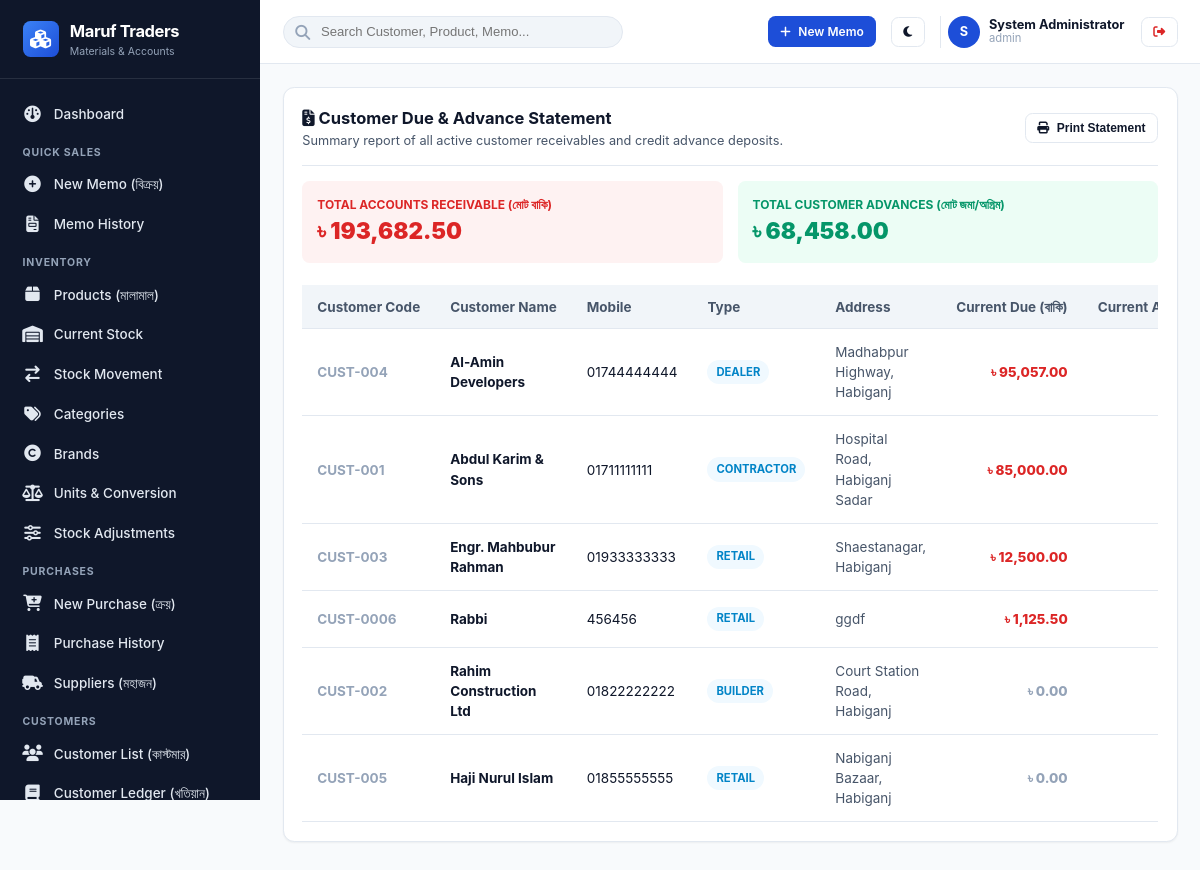
The app's page /modules/reports/customer-due-report.php (signed in) with its own data.
### tables this page shows
CREATE TABLE `shops` (
  `id` int(10) unsigned NOT NULL AUTO_INCREMENT,
  `shop_code` varchar(30) NOT NULL,
  `name` varchar(150) NOT NULL,
  `proprietor` varchar(100) DEFAULT NULL,
  `address` text NOT NULL,
  `phone` varchar(30) NOT NULL,
  `alt_phone` varchar(30) DEFAULT NULL,
  `email` varchar(100) DEFAULT NULL,
  `website` varchar(150) DEFAULT NULL,
  `invoice_prefix` varchar(10) NOT NULL DEFAULT 'MT',
  `currency_symbol` varchar(10) NOT NULL DEFAULT '৳',
  `currency_code` varchar(10) NOT NULL DEFAULT 'BDT',
  `currency_position` enum('before','after') NOT NULL DEFAULT 'before',
  `date_format` varchar(20) NOT NULL DEFAULT 'd-m-Y',
  `invoice_footer_shop` text DEFAULT NULL,
  `invoice_footer_customer` text DEFAULT NULL,
  `logo_url` varchar(255) DEFAULT NULL,
  `is_active` tinyint(1) NOT NULL DEFAULT 1,
  `created_at` timestamp NOT NULL DEFAULT current_timestamp(),
  `updated_at` timestamp NOT NULL DEFAULT current_timestamp() ON UPDATE current_timestamp(),
  PRIMARY KEY (`id`),
  UNIQUE KEY `shop_code` (`shop_code`)
);

CREATE TABLE `users` (
  `id` int(10) unsigned NOT NULL AUTO_INCREMENT,
  `shop_id` int(10) unsigned NOT NULL,
  `username` varchar(50) NOT NULL,
  `email` varchar(100) DEFAULT NULL,
  `password_hash` varchar(255) NOT NULL,
  `full_name` varchar(100) NOT NULL,
  `phone` varchar(30) DEFAULT NULL,
  `status` enum('active','inactive','suspended') NOT NULL DEFAULT 'active',
  `theme_preference` enum('light','dark','system') NOT NULL DEFAULT 'system',
  `last_login_at` datetime DEFAULT NULL,
  `last_login_ip` varchar(45) DEFAULT NULL,
  `created_at` timestamp NOT NULL DEFAULT current_timestamp(),
  `updated_at` timestamp NOT NULL DEFAULT current_timestamp() ON UPDATE current_timestamp(),
  PRIMARY KEY (`id`),
  UNIQUE KEY `username` (`username`),
  KEY `fk_users_shop` (`shop_id`),
  CONSTRAINT `fk_users_shop` FOREIGN KEY (`shop_id`) REFERENCES `shops` (`id`) ON DELETE CASCADE
);

CREATE TABLE `customers` (
  `id` int(10) unsigned NOT NULL AUTO_INCREMENT,
  `shop_id` int(10) unsigned NOT NULL,
  `customer_code` varchar(50) NOT NULL,
  `name` varchar(150) NOT NULL,
  `mobile` varchar(30) NOT NULL,
  `alt_mobile` varchar(30) DEFAULT NULL,
  `address` text DEFAULT NULL,
  `customer_type` enum('retail','contractor','dealer','builder','other') NOT NULL DEFAULT 'retail',
  `credit_limit` decimal(15,2) NOT NULL DEFAULT 0.00,
  `opening_due` decimal(15,2) NOT NULL DEFAULT 0.00,
  `opening_advance` decimal(15,2) NOT NULL DEFAULT 0.00,
  `current_due` decimal(15,2) NOT NULL DEFAULT 0.00,
  `current_advance` decimal(15,2) NOT NULL DEFAULT 0.00,
  `status` enum('active','inactive','blocked') NOT NULL DEFAULT 'active',
  `notes` text DEFAULT NULL,
  `created_at` timestamp NOT NULL DEFAULT current_timestamp(),
  `updated_at` timestamp NOT NULL DEFAULT current_timestamp() ON UPDATE current_timestamp(),
  PRIMARY KEY (`id`),
  UNIQUE KEY `uk_shop_cust_code` (`shop_id`,`customer_code`),
  KEY `idx_customer_search` (`shop_id`,`mobile`,`name`),
  CONSTRAINT `fk_customers_shop` FOREIGN KEY (`shop_id`) REFERENCES `shops` (`id`) ON DELETE CASCADE
);

### modules/reports/customer-due-report.php (the view, shortened to what the rows shown need)
<?php
$shopId = Auth::shopId();
$pdo = DB::pdo();
$customers = $pdo->query("SELECT * FROM customers WHERE shop_id = {$shopId} AND (current_due > 0 OR current_advance > 0) ORDER BY current_due DESC")->fetchAll();
$totalDue = array_sum(array_column($customers, 'current_due'));
$totalAdvance = array_sum(array_column($customers, 'current_advance'));
require_once INCLUDES_PATH . '/templates/header.php';
require_once INCLUDES_PATH . '/templates/sidebar.php';
require_once INCLUDES_PATH . '/templates/navbar.php';
?>
<div class="card">
  <div class="card-header" style="flex-wrap:wrap;gap:1rem;">
    <div>
      <h1 class="card-title"><i class="fa fa-file-invoice-dollar"></i> Customer Due & Advance Statement</h1>
    </div>
  </div>
  <div style="display:grid;grid-template-columns:1fr 1fr;gap:1rem;margin-bottom:1.5rem;">
    <div style="background:var(--danger-light);color:var(--danger);padding:1rem;border-radius:var(--radius);">
      <div style="font-size:0.8rem;font-weight:700;">TOTAL ACCOUNTS RECEIVABLE (মোট বাকি)</div>
      <div style="font-size:1.5rem;font-weight:900;"><?= formatMoney($totalDue) ?></div>
    </div>
    <div style="background:var(--success-light);color:var(--success);padding:1rem;border-radius:var(--radius);">
      <div style="font-size:0.8rem;font-weight:700;">TOTAL CUSTOMER ADVANCES (মোট জমা/অগ্রিম)</div>
      <div style="font-size:1.5rem;font-weight:900;"><?= formatMoney($totalAdvance) ?></div>
    </div>
  </div>
  <div class="table-responsive">
    <table class="table">
      <thead>
        <tr>
          <th>Customer Code</th>
          <th>Customer Name</th>
          <th>Mobile</th>
          <th>Type</th>
          <th>Address</th>
          <th style="text-align:right;">Current Due (বাকি)</th>
          <th style="text-align:right;">Current Advance (জমা)</th>
        </tr>
      </thead>
      <tbody>
        <?php if (empty($customers)): ?>
          <tr><td colspan="8" style="text-align:center;color:var(--text-muted);padding:2rem;">No outstanding customer dues or advances.</td></tr>
        <?php else: ?>
          <?php foreach ($customers as $c): ?>
            <tr>
              <td style="font-weight:700;color:var(--text-muted);"><?= e($c['customer_code']) ?></td>
              <td style="font-weight:700;">
                <a href="<?= BASE_URL ?>/modules/customers/ledger.php?customer_id=<?= $c['id'] ?>" style="color:var(--text-primary);text-decoration:none;">
                  <?= e($c['name']) ?>
                </a>
              </td>
              <td><?= e($c['mobile']) ?></td>
              <td><span class="badge badge-info"><?= ucfirst($c['customer_type']) ?></span></td>
              <td style="color:var(--text-secondary);"><?= e($c['address'] ?: '-') ?></td>
              <td style="text-align:right;font-weight:800;color:<?= (float)$c['current_due'] > 0 ? 'var(--danger)' : 'var(--text-muted)' ?>;">
                <?= formatMoney($c['current_due']) ?>
              </td>
              <td style="text-align:right;font-weight:800;color:<?= (float)$c['current_advance'] > 0 ? 'var(--success)' : 'var(--text-muted)' ?>;">
              </td>
            </tr>
          <?php endforeach; ?>
        <?php endif; ?>
      </tbody>
    </table>
  </div>
</div>
<?php
require_once INCLUDES_PATH . '/templates/footer.php';
?>

### includes/templates/sidebar.php (shortened to what the rows shown need)
<?php
$shop = getShop();
?>
<aside class="app-sidebar" id="app-sidebar">
  <a href="<?= BASE_URL ?>/modules/dashboard/" class="sidebar-brand">
    <div>
      <div class="brand-name"><?= e(mb_strimwidth($shop['name'] ?? 'Nirman ERP', 0, 18, '...')) ?></div>
      <div style="font-size:0.7rem;color:var(--text-sidebar-muted);">Materials & Accounts</div>
    </div>
  </a>
</aside>

### includes/templates/navbar.php (shortened to what the rows shown need)
<?php
$currentUser = Auth::user();
$shop = getShop();
?>
<main class="app-main">
  <header class="app-navbar no-print">
    <div class="navbar-right">
      <div style="display:flex;align-items:center;gap:0.6rem;padding-left:0.5rem;border-left:1px solid var(--border-color);">
        <div style="width:32px;height:32px;border-radius:var(--radius-full);background:var(--primary);color:#fff;display:flex;align-items:center;justify-content:center;font-weight:700;font-size:0.85rem;">
          <?= strtoupper(substr($currentUser['full_name'] ?? 'U', 0, 1)) ?>
        </div>
        <div style="font-size:0.85rem;line-height:1.2;">
          <div style="font-weight:700;"><?= e($currentUser['full_name'] ?? 'User') ?></div>
          <div style="font-size:0.75rem;color:var(--text-muted);"><?= e($currentUser['username'] ?? '') ?></div>
        </div>
        <a href="<?= BASE_URL ?>/modules/auth/logout.php" class="btn btn-secondary btn-sm" title="Log Out" style="margin-left:0.5rem;color:var(--danger);">
          <i class="fa fa-right-from-bracket"></i>
        </a>
      </div>
    </div>
  </header>
  <div class="app-content">

### records on screen
shops: name "Maruf Traders", formatMoney($totalDue) "৳ 193,682.50", formatMoney($totalAdvance) "৳ 68,458.00"
users: full_name "S", full_name "System Administrator", username "admin"
customers: customer_code "CUST-004", name "Al-Amin Developers", mobile "01744444444", customer_type "DEALER", address "Madhabpur Highway, Habiganj", current_due.currency_symbol "৳ 95,057.00"
customers: customer_code "CUST-001", name "Abdul Karim & Sons", mobile "01711111111", customer_type "CONTRACTOR", address "Hospital Road, Habiganj Sadar", current_due.currency_symbol "৳ 85,000.00"
customers: customer_code "CUST-003", name "Engr. Mahbubur Rahman", mobile "01933333333", customer_type "RETAIL", address "Shaestanagar, Habiganj", current_due.currency_symbol "৳ 12,500.00"
customers: customer_code "CUST-0006", name "Rabbi", mobile "456456", customer_type "RETAIL", address "ggdf", current_due.currency_symbol "৳ 1,125.50"
customers: customer_code "CUST-002", name "Rahim Construction Ltd", mobile "01822222222", customer_type "BUILDER", address "Court Station Road, Habiganj", current_due.currency_symbol "৳ 0.00"
customers: customer_code "CUST-005", name "Haji Nurul Islam", mobile "01855555555", customer_type "RETAIL", address "Nabiganj Bazaar, Habiganj", current_due.currency_symbol "৳ 0.00"
